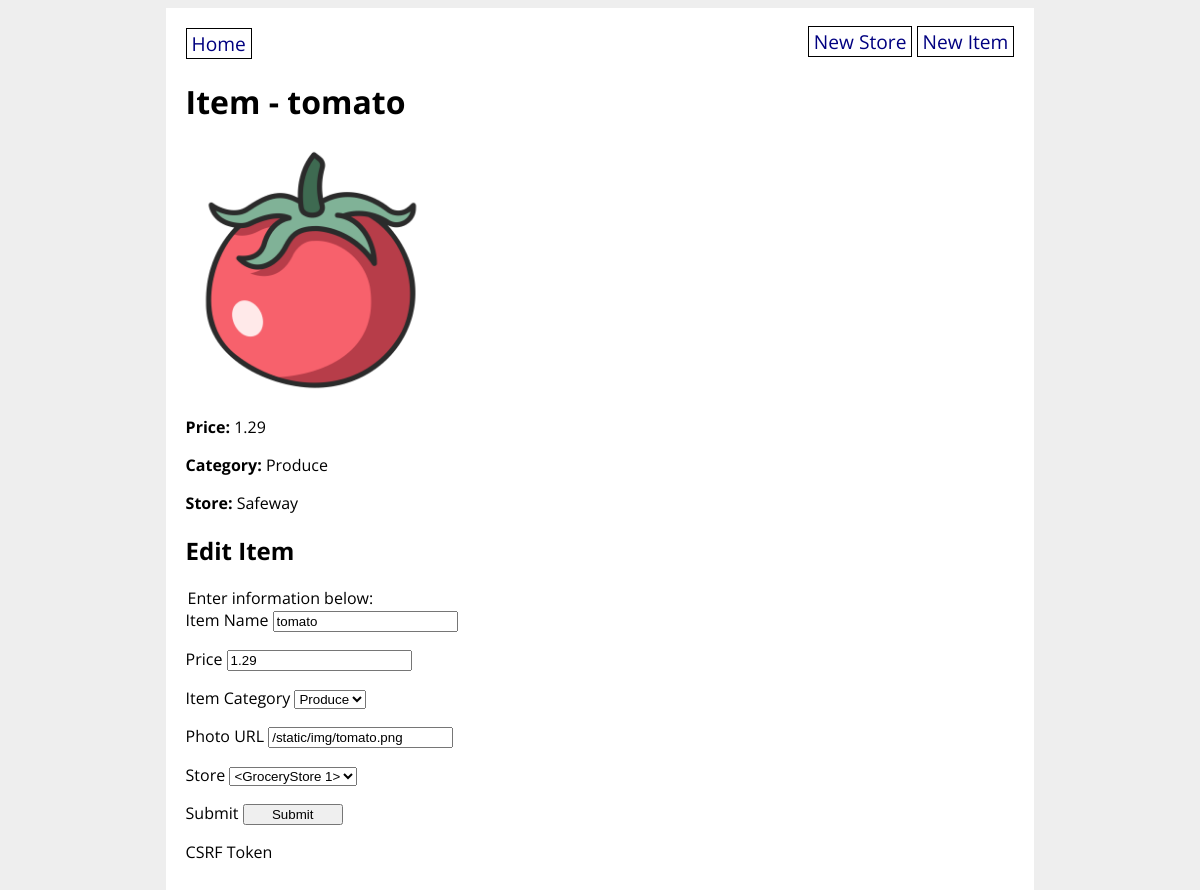
Screenshot of /item/3 with the database file from the repository.
### grocery_app/models.py (models this page shows)
class GroceryItem(db.Model):
    id = db.Column(db.Integer, primary_key=True)
    name = db.Column(db.String(80), nullable=False)
    price = db.Column(db.Float(precision=2), nullable=False)
    category = db.Column(db.Enum(ItemCategory), default=ItemCategory.OTHER)
    photo_url = db.Column(URLType)
    store_id = db.Column(
        db.Integer, db.ForeignKey('grocery_store.id'), nullable=False)
    store = db.relationship('GroceryStore', back_populates='items')

class GroceryStore(db.Model):
    id = db.Column(db.Integer, primary_key=True)
    title = db.Column(db.String(80), nullable=False)
    address = db.Column(db.String(200), nullable=False)
    items = db.relationship('GroceryItem', back_populates='store')

### grocery_app/routes.py (the view, shortened to what this page needs)
@main.route('/item/<item_id>', methods=['GET', 'POST'])
def item_detail(item_id):
    item = GroceryItem.query.get(item_id)
    form = GroceryItemForm(obj=item)
    return render_template('item_detail.html', item=item, form=form)

### grocery_app/forms.py
class GroceryItemForm(FlaskForm):
    name = StringField('Item Name')
    price = FloatField('Price')
    category = SelectField('Item Category', choices=ItemCategory.choices())
    photo_url = StringField('Photo URL')
    store = QuerySelectField('Store', query_factory=lambda: GroceryStore.query)
    submit = SubmitField('Submit')

### grocery_app/utils.py (called while the page is built)
    def __str__(self):
        return str(self.value)

### grocery_app/templates/item_detail.html (shortened to what this page needs)
{% extends 'base.html' %}
{% block content %}
<h1>Item - {{ item.name }}</h1>
<p><img src="{{ item.photo_url }}" width="250px" height="250px"></p>
<p><strong>Price:</strong> {{ item.price }}</p>
<p><strong>Category:</strong> {{ item.category }}</p>
<p><strong>Store:</strong> {{ item.store.title }}</p>
<h2>Edit Item</h2>
<form method='POST' action='/item/{{item.id}}'>
    <legend>Enter information below:</legend>
    {% for element in form %}
      {{ element.label }}
      {{ element }}
    {% endfor %}
</form>
{% endblock %}

### grocery_app/static/style.css (style rules this page uses)
body { display: flex; flex-direction: column; align-items: center; background-color: #eee; font-family: 'Open Sans', sans-serif; }
input[type=submit] { width: 100px; align-self: flex-end; }

### rows the page displays
GroceryItem: name "tomato", photo_url (picture), price "1.29", category "Produce", form "tomato" "1.29" "Produce" "/static/img/tomato.png" "<GroceryStore 1>"
GroceryStore: store "Safeway"

### other values shown
{{ element.label }} "Item Name" "Price" "Item Category" "Photo URL" "Store" "Submit" "CSRF Token"
